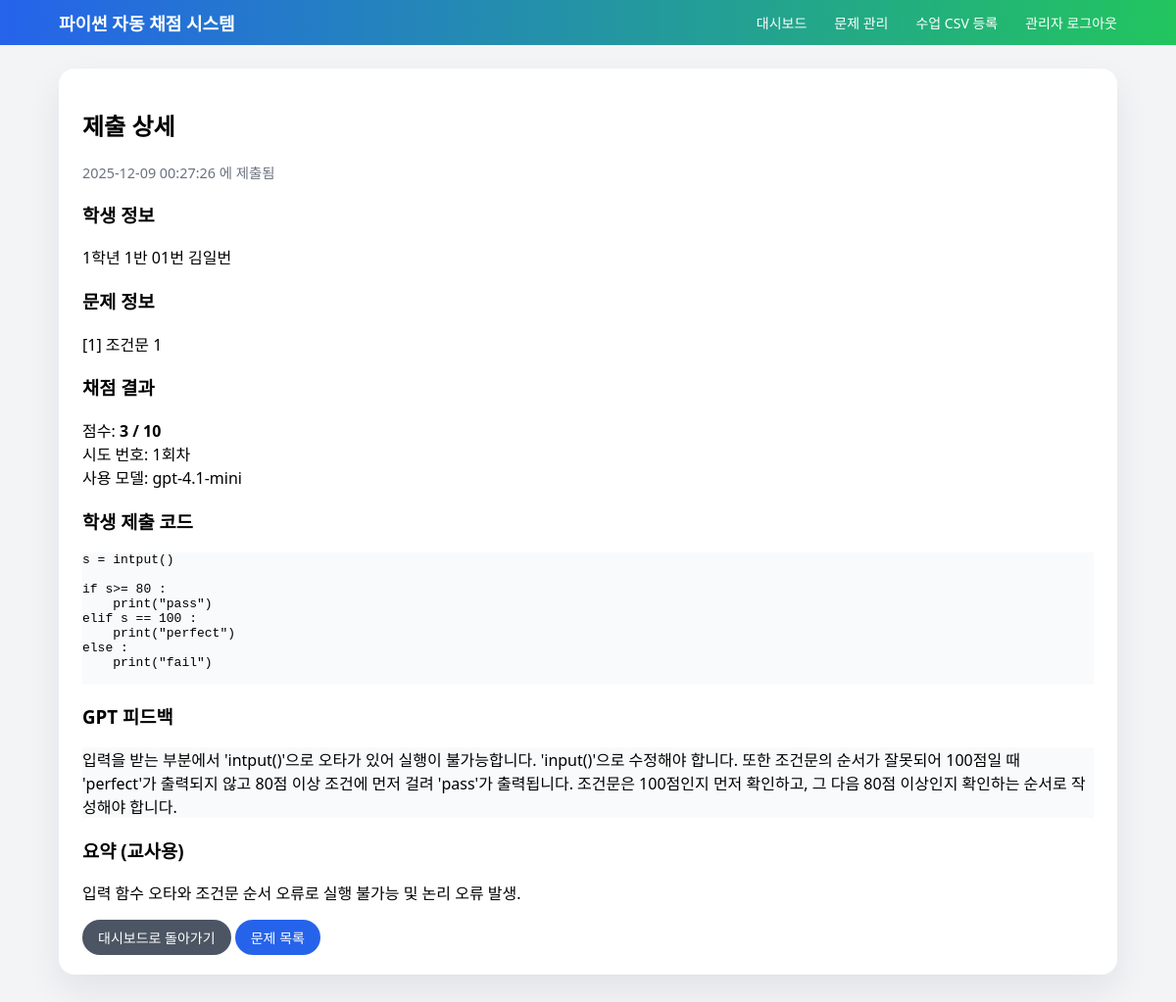
/admin/submission/1 (signed in), run on the app's committed database.
### models.py (models this page shows, shortened)
class Submission(db.Model):
    id = db.Column(db.Integer, primary_key=True)
    student_id = db.Column(
        db.Integer, db.ForeignKey("student.id"), nullable=False
    )
    problem_id = db.Column(
        db.Integer, db.ForeignKey("problem.id"), nullable=False
    )
    code = db.Column(db.Text, nullable=False)
    score = db.Column(db.Integer, nullable=True)
    max_score = db.Column(db.Integer, nullable=True)
    feedback = db.Column(db.Text, nullable=True)
    summary = db.Column(db.Text, nullable=True)
    attempt_no = db.Column(db.Integer, nullable=True)        # 몇 번째 시도인지
    gpt_model = db.Column(db.String(100), nullable=True)
    created_at = db.Column(db.DateTime, default=datetime.utcnow)

class Student(db.Model):
    id = db.Column(db.Integer, primary_key=True)
    grade = db.Column(db.Integer, nullable=False)
    class_no = db.Column(db.Integer, nullable=False)
    student_no = db.Column(db.Integer, nullable=False)
    name = db.Column(db.String(50), nullable=False)
    created_at = db.Column(db.DateTime, default=datetime.utcnow)
    submissions = db.relationship("Submission", backref="student", lazy=True)
    enrollments = db.relationship("Enrollment", backref="student", lazy=True)

class Problem(db.Model):
    id = db.Column(db.Integer, primary_key=True)
    title = db.Column(db.String(200), nullable=False)
    description = db.Column(db.Text, nullable=False)
    sample_input = db.Column(db.Text, nullable=True)
    sample_output = db.Column(db.Text, nullable=True)
    answer_code = db.Column(db.Text, nullable=False)
    rubric = db.Column(db.Text, nullable=False)
    is_open = db.Column(db.Boolean, default=False)
    max_score = db.Column(db.Integer, default=10)
    created_at = db.Column(db.DateTime, default=datetime.utcnow)
    updated_at = db.Column(
        db.DateTime, default=datetime.utcnow, onupdate=datetime.utcnow
    )
    submissions = db.relationship("Submission", backref="problem", lazy=True)

### app.py (the view)
    @app.route("/admin/submission/<int:submission_id>")
    @admin_login_required
    def admin_submission_detail(submission_id):
        sub = Submission.query.get_or_404(submission_id)
        return render_template("admin/submission_detail.html", submission=sub)

### app.py (called while the page is built)
def admin_login_required(f):
    @wraps(f)
    def wrapper(*args, **kwargs):
        if "admin_id" not in session:
            flash("관리자 로그인이 필요합니다.")
            return redirect(url_for("admin_login"))
        return f(*args, **kwargs)
    return wrapper

### templates/admin/submission_detail.html (shortened to what this page needs)
{% extends "base.html" %}
{% block content %}
<div class="card">
  <h2>제출 상세</h2>
  <p class="text-muted" style="margin-bottom:12px;">
    {{ submission.created_at.strftime("%Y-%m-%d %H:%M:%S") }} 에 제출됨
  </p>
  <h3 class="subheading">학생 정보</h3>
  <p>
    {{ submission.student.grade }}학년
    {{ submission.student.class_no }}반
    {{ "%02d"|format(submission.student.student_no) }}번
    {{ submission.student.name }}
  </p>
  <h3 class="subheading">문제 정보</h3>
  <p>
    [{{ submission.problem.id }}] {{ submission.problem.title }}
  </p>
  <h3 class="subheading">채점 결과</h3>
  <p>
    점수: <strong>{{ submission.score }} / {{ submission.max_score }}</strong><br>
    시도 번호: {{ submission.attempt_no or 1 }}회차<br>
    사용 모델: {{ submission.gpt_model or "알 수 없음" }}
  </p>
  <h3 class="subheading">학생 제출 코드</h3>
  <pre class="code-block"><code>{{ submission.code | e }}</code></pre>
  <h3 class="subheading">GPT 피드백</h3>
  <div class="code-block">
    {{ submission.feedback | e | replace('\n', '<br>') | safe }}
  </div>
  {% if submission.summary %}
    <h3 class="subheading">요약 (교사용)</h3>
    <p>{{ submission.summary }}</p>
  {% endif %}
  <div style="margin-top:16px;">
    <a href="{{ url_for('admin_dashboard') }}" class="btn btn-secondary">
      대시보드로 돌아가기
    </a>
    <a href="{{ url_for('admin_problem_list') }}" class="btn">
      문제 목록
    </a>
  </div>
</div>
{% endblock %}

### static/css/main.css (style rules this page uses)
body { font-family: system-ui, -apple-system, BlinkMacSystemFont, sans-serif; margin: 0; background: #f3f4f6; }
.card { background: #fff; border-radius: 12px; padding: 16px 20px; box-shadow: 0 10px 30px rgba(15, 23, 42, 0.08); margin-bottom: 16px; }
.btn { display: inline-block; padding: 8px 14px; border-radius: 999px; border: none; background: #2563eb; color: #fff; text-decoration: none; font-size: 0.9rem; cursor: pointer; }
.btn-secondary { background: #6b7280; }
.text-muted { color: #6b7280; font-size: 0.9rem; }
.code-block { background: #f9fafb }
body { margin: 0; font-family: system-ui, -apple-system, BlinkMacSystemFont, "Segoe UI", sans-serif; background: #f3f4f6; }
.card { background: white; border-radius: 16px; padding: 20px 24px; box-shadow: 0 15px 35px rgba(15, 23, 42, 0.08); }
.btn { display: inline-block; border-radius: 999px; border: none; background: #2563eb; color: white; padding: 8px 16px; font-size: 14px; cursor: pointer; text-decoration: none; }
.btn-secondary { background: #4b5563; }

### data on the page
Submission: created_at "2025-12-09 00:27:26", score "3", max_score "10", attempt_no "1", gpt_model "gpt-4.1-mini", code "s = intput() if s>= 80 : print(\"pass\") elif s == 100 : print(\"perfect\") else : print(\"fail\")", feedback "입력을 받는 부분에서 'intput()'으로 오타가 있어 실행이 불가능합니다. 'input()'으로 수정해야 합니다. 또한 조건문의 순서가 잘못되어 100점일 때 'perfect'가 출력되지 않고 80점 이상 조건에 먼저 걸려 'pass'가 출력됩니다. 조건문은 100점인지 먼저 확인하고, 그 다음 80점 이상인지 확인하는 순서로 작성해야 합니다.", summary "입력 함수 오타와 조건문 순서 오류로 실행 불가능 및 논리 오류 발생."
Student: student.grade "1", student.class_no "1", student.student_no "01", student.name "김일번"
Problem: problem.id "1", problem "조건문 1"
